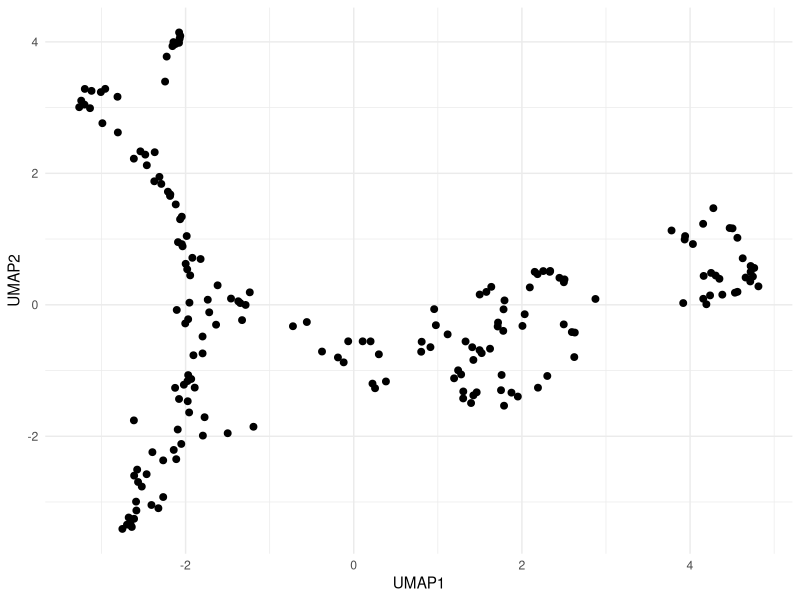
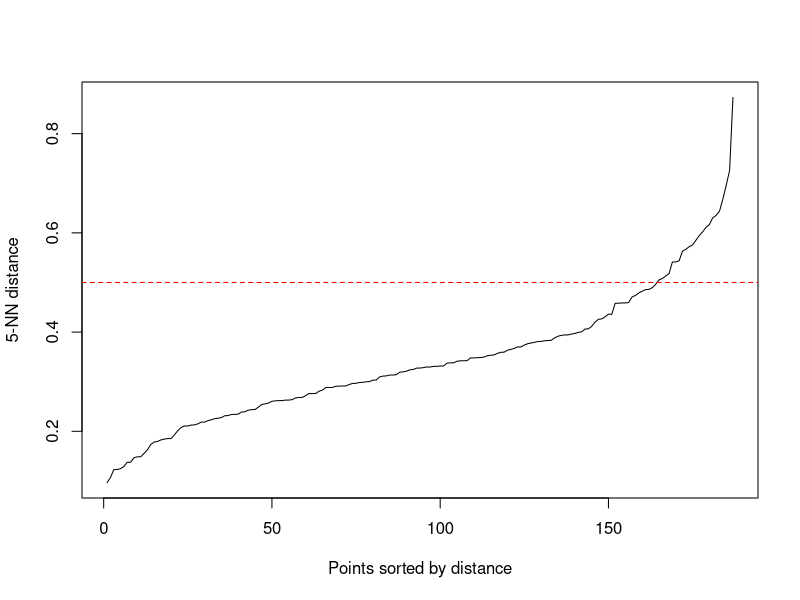
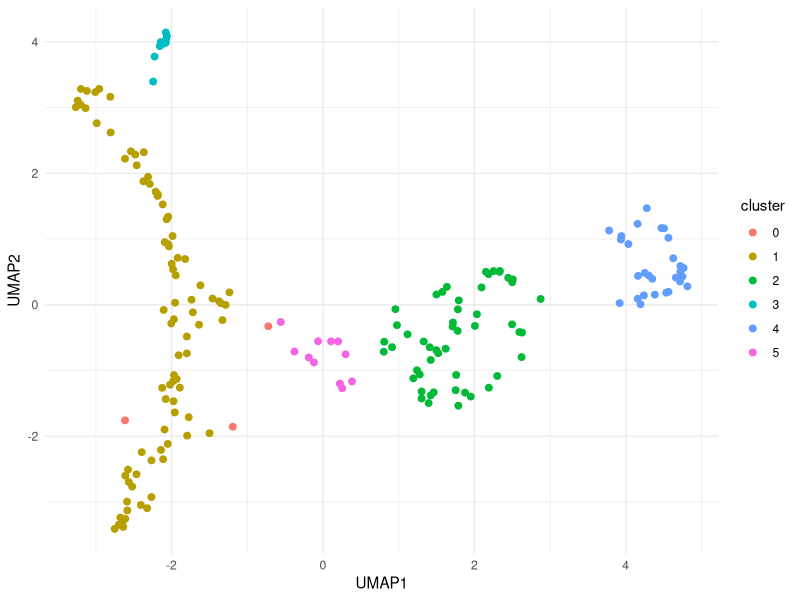

Write the R code that produced these figures, in order.
## ---- chunk 1
library(readxl)
library(dplyr)
library(tidyr)
library(ggplot2)
library(uwot)
library(dbscan)
setwd("~/Desktop/Szade_Lab/aktualne")
## ---- chunk 2
cyto_cols <- c(
  "Live_dead_Ly6C_subset",
  "cKit_neg",
  "granulocytes_1",
  "low6c_mono",
  "monocytes_1",
  "FcR_hi",
  "FcR_low",
  "FcR_neg",
  "neutrophils",
  "non_myelo",
  "CD16_32hi_CD71low",
  "CD16_32hi_CD71neg",
  "CD16_32low_CD71low",
  "CD16_32low_CD71neg",
  "CD16_32neg_CD71hi",
  "CD16_32neg_CD71low",
  "CD16_32neg_CD71neg",
  "CD16_32pos_CD71hi",
  "non_myelo_wide",
  "Q1..CD150....CD105.",
  "CD71hi_Ter119neg",
  "CD71pos_Ter119low",
  "CD71pos_Ter119neg",
  "Q2..CD150....CD105.",
  "Q3..CD150....CD105.",
  "Q4..CD150....CD105.",
  "cKit_pos",
  "Ter119_pos_CD16_32neg",
  "GMP_1",
  "GMP_2",
  "GMP_combined",
  "non_GMP",
  "CMP_1",
  "trombo",
  "FSC.A_medium_SSC.A_high",
  "FSC_low_SSC_low",
  "FSChigh_SSChigh",
  "FSClow_SSC_high",
  "SSC_low_FSC_high"
)

# wczytanie danych
df <- read_excel("Mateusz_summary.xlsx")

# OBIEKT R z samą cytometrią
df_cyto <- df %>%
  select(all_of(cyto_cols))

# normalizacja % of live dla wszystkich
library(dplyr)
denom <- "Live_dead_Ly6C_subset"
gate_cols <- setdiff(colnames(df_cyto), denom)

df_cyto_pct_live <- df_cyto %>%
  mutate(
    across(
      all_of(gate_cols),
      ~ ifelse(.data[[denom]] == 0 | is.na(.data[[denom]]), NA_real_, (.x / .data[[denom]]) * 100),
      .names = "{.col}_pct_live"
    )
  )

# normalizacja % of live dla zgatowanych populacji
gated_populations <- c(
    "granulocytes_1",
  "low6c_mono",
  "monocytes_1",
  "FcR_hi",
  "FcR_low",
  "FcR_neg",
  "neutrophils",
  "non_myelo",
  "CD16_32hi_CD71low",
  "CD16_32hi_CD71neg",
  "CD16_32low_CD71low",
  "CD16_32low_CD71neg",
  "CD16_32neg_CD71hi",
  "CD16_32neg_CD71low",
  "CD16_32neg_CD71neg",
  "CD16_32pos_CD71hi",
  "non_myelo_wide",
  "Q1..CD150....CD105.",
  "CD71hi_Ter119neg",
  "CD71pos_Ter119low",
  "CD71pos_Ter119neg",
  "Q2..CD150....CD105.",
  "Q3..CD150....CD105.",
  "Q4..CD150....CD105.",
  "cKit_pos",
  "Ter119_pos_CD16_32neg",
  "GMP_1",
  "GMP_2",
  "GMP_combined",
  "non_GMP",
  "CMP_1",
  "trombo",
  "FSC.A_medium_SSC.A_high",
  "FSC_low_SSC_low",
  "FSChigh_SSChigh",
  "FSClow_SSC_high",
  "SSC_low_FSC_high"
)


denom <- "Live_dead_Ly6C_subset"
df_gated_pct_live <- df_cyto %>%
  mutate(
    across(
      all_of(gated_populations),
      ~ ifelse(
        .data[[denom]] == 0 | is.na(.data[[denom]]),
        NA_real_,
        (.x / .data[[denom]]) * 100
      ),
      .names = "{.col}_pct_live"
    )
  ) %>%
  select(ends_with("_pct_live"))
## ---- chunk 3
set.seed(123)

# 1. NA -> 0
pca_df <- df_gated_pct_live %>%
  mutate(across(everything(), ~ replace_na(.x, 0)))

# usuwamy kolumny o zerowej wariancji
zero_var_cols <- pca_df %>%
  summarise(across(everything(), ~ var(.x, na.rm = TRUE))) %>%
  pivot_longer(cols = everything(), names_to = "col", values_to = "var") %>%
  filter(is.na(var) | var == 0) %>%
  pull(col)

zero_var_cols

pca_df_filtered <- pca_df %>%
  select(-all_of(zero_var_cols))

# macierz do PCA
pca_mat <- as.matrix(pca_df_filtered)

# PCA bez log-transform
pca_res <- prcomp(
  pca_mat,
  center = TRUE,
  scale. = TRUE
)

# procent wariancji wyjaśnionej
var_explained <- (pca_res$sdev^2) / sum(pca_res$sdev^2)
var_explained_percent <- var_explained * 100

var_explained_percent
cumsum(var_explained_percent)
## ---- chunk 4
# 3. bierzemy pierwsze 9 PC
pca_data <- pca_res$x[, 1:9, drop = FALSE]
## ---- chunk 5
library(uwot)
# UMAP
umap_res <- uwot::umap(pca_data)

# do ramki danych
umap_df <- data.frame(
  UMAP1 = umap_res[,1],
  UMAP2 = umap_res[,2]
)

head(umap_df)
library(ggplot2)

ggplot(umap_df, aes(x = UMAP1, y = UMAP2)) +
  geom_point(size = 2) +
  theme_minimal()
## ---- chunk 6
library(dbscan)

kNNdistplot(umap_res, k = 5)
abline(h = 0.5, col = "red", lty = 2)
## ---- chunk 7
library(dbscan)

db <- dbscan(umap_res, eps = 0.5, minPts = 5) # wybrane z wykresu elbow powyżej!!!

umap_df$cluster <- as.factor(db$cluster)

ggplot(umap_df, aes(x = UMAP1, y = UMAP2, color = cluster)) +
  geom_point(size = 2) +
  theme_minimal()
